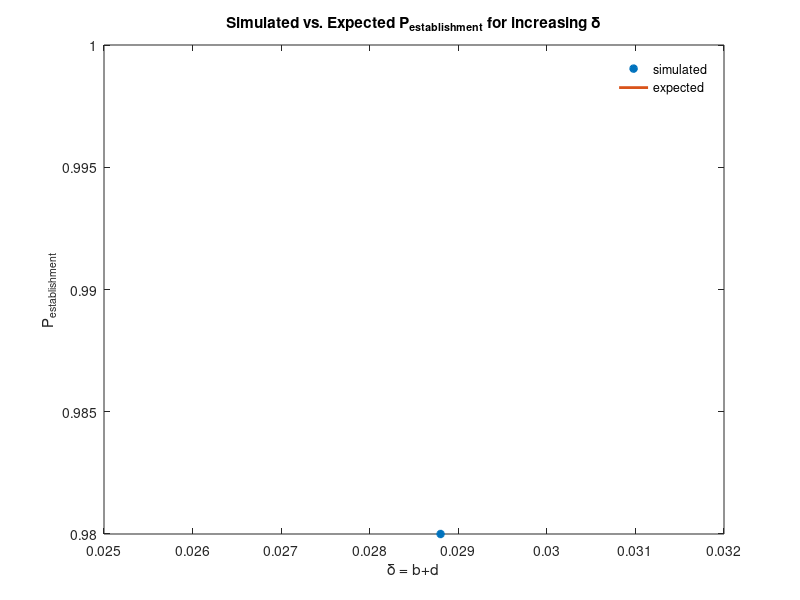
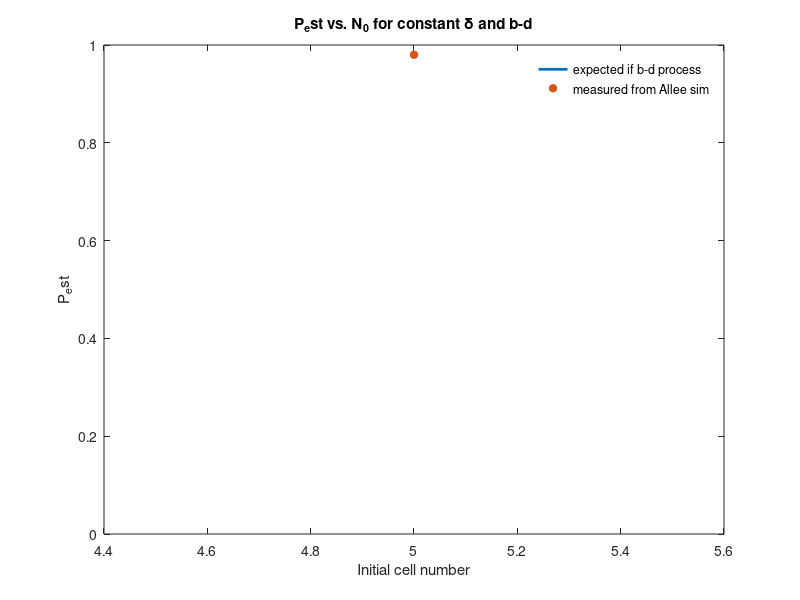
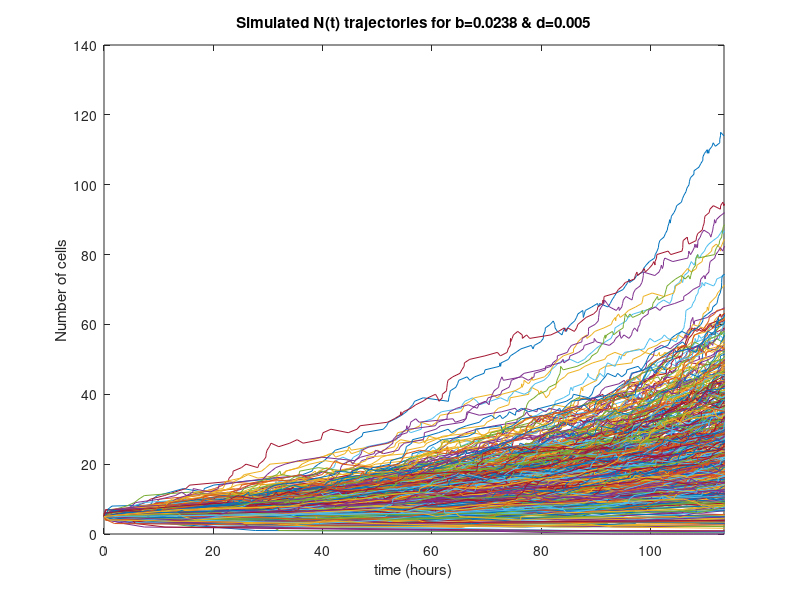
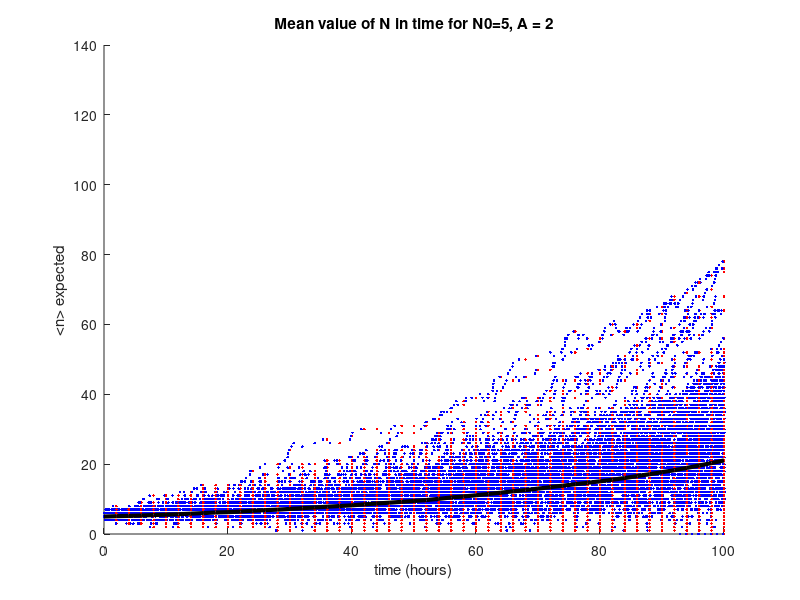

MATLAB code to generate these figures, in order: (Note: a time limit stopped this script after it produced the figures.)
% Moment- Approach fitting of stochastic birth-death-Allee process for small cell
% number data

% This code is first attempt to use moment-approach (so mean and
% variance)of N(t) trajectories to fit small cell number well data.

% We will start by simulating stochastic cell trajectories using a set b
% and d, and A , and see if we can use the following equations for <n(t)> and V(t)
% to perform parameter estimation in Bayesian framework
% For random birth death process we have:

%d<n>/dt=(b-d)<n>(1-A/<n>)


close all; clear all; clc

% Start by generating 20 n0=1 trajectories
% assume birth rate = 0.0238, death rate = 0.005
% Set up time and N counter
Ninit = [1 2 3 4 5 6 7];
Ninit = 5;
for i = 1:length(Ninit)
b = 0.0233 + .0005; % birth rate
d = 0.0045 + .0005; % death rate
delta= b+d;
A = 2;
%birth_n = b*N; % birth hazard function
%death_n = d*N; % death hazard function
num_samps = 500;
num_iters = 150;
take_offs = 0;
state = zeros(num_iters,num_samps);
tstate = zeros(num_iters,num_samps);
state(1,:) = Ninit(i); % at time 0, number of cells =N
tjump(1, :) = 0; % start at time 0
ct_extinct = 0;
for j = 1:num_samps

    N=Ninit(i);
    N0 = N;
    time(1)= 0;
for k = 2:num_iters
    birth_n = (b*N)-(b-d)*A; % birth 
    if birth_n <0
        birth_n = 0;
    end
    death_n = d*N; % death 
    if N==0
        N=0;
    else
        r = rand;
        if r< (birth_n)/(birth_n+death_n)
        N = N+1;
        end
        if r>= (birth_n)/(birth_n+death_n)
        N = N-1;
        end
    end
    state(k, j) = N;
    % set time step to be proportional
    r2=rand;
    tstep =-log(r2)/(birth_n + death_n);
    if tstep == Inf
        % make tstep same as previous?
        tstep = 1;
    end
    time = time + tstep;
    tstate(k,j) = time;
    
    % If N goes below 0, cells go extinct, N=0 throughout
    if N <= 0
       state(k:end,j) = 0;
    end
   
end
    
    thres = 0;
     if state(end,j) > thres
        take_offs= take_offs +1;
     end 
    ind(j) = state(end,j)>thres;


end
  P_takeoff(i)= take_offs/num_samps;
  P_tkoff_theor(i) = 1-((d/b).^Ninit(i));
  end

% find minimum time "measured"
tmin = min(tstate(end, :));

% add constant technical noise to data
sigmaT = 0; % guess that on average count is off by one quarter of a cell?
state = state+ round(normrnd(0, sigmaT,size(state)));
% eliminate those below 0
for j=1:size(state,1)
    for i = 1:size(state,2)
        if state(j,i)<0
            state(j,i)=0;
        end
    end
end
%% Plot P_est with simulated data vs expected value
figure;
plot(delta,P_takeoff, '*', 'LineWidth',2)
hold on
plot(delta, P_tkoff_theor,'-','LineWidth',2)
xlabel('\delta = b+d')
ylabel('P_{establishment}')
title('Simulated vs. Expected P_{establishment} for increasing \delta')
legend('simulated', 'expected')
legend boxoff


P_est_theor=1-((d/b).^Ninit);

figure;
plot(Ninit, P_est_theor,'-', 'LineWidth',2)
hold on
plot(Ninit,P_takeoff, '*', 'LineWidth',2)
xlabel('Initial cell number')
ylabel('P_est')
title('P_est vs. N_{0} for constant \delta and b-d')
legend('expected if b-d process', 'measured from Allee sim')
legend boxoff
ylim([0 1])
%% Plot simulated cell number trajectories out to minimum time reached
figure;
hold off
for j = 1:num_samps
plot(tstate(:,j), state(:,j))
hold on
end
xlim([0, tmin])
xlabel('time (hours)')
ylabel('Number of cells')
title(['Simulated N(t) trajectories for b=', num2str(b), ' & d=', num2str(d)])


%% UNIFORM SAMPLING from stochastic trajectories 
%Want to smooth by sampling from N at tsamp
tstart=0;
tint=2;

tsamp = tstart:tint:100+tstart;
for j = 1:num_samps
    tstoch = tstate(:,j);
    Nstoch = state(:,j);

for i = 1:length(tsamp)
    % find nearest tstate that is less that tsamp
    ind =find(tstoch<=tsamp(i),1,'last');
    tfind = tstoch(ind);
    Nsamp(i,j)=Nstoch(ind);
end

end
mu_data = mean(Nsamp,2);
figure;
hold on 
for j = 1:num_samps
plot(tsamp,Nsamp(:,j), 'r.');
hold on
plot(tstate(:,j), state(:,j),'b.');
end
plot(tsamp, mu_data, 'k-', 'LineWidth',3)
xlabel ('time (hours)')
ylabel('<n> expected')
xlim([0, tsamp(end)])
title('Mean value of N in time for N0=5, A = 2')
%% Expected values for Allee model
% need to change all ODEs
% tsamp =tsamp(5:end);
% mu_data = mean(Nsamp,2);
% n_2_data = mean((Nsamp.^2),2);
% n_3_data = mean((Nsamp.^3),2);
% n_4_data = mean((Nsamp.^4),2);
% var_data = n_2_data - ((mu_data).^2);
% var4_data = n_4_data - ((mu_data).^4);
% V0= var_data(5);
% N0 = mu_data(5);

V0=0;
C_init(1)=N0;
C_init(2)=N0.^2;
C_init(3) = V0;
C_init(4)= N0.^3;
C_init(5)= N0.^4;
C_init(6) = V0;


f = @(t,C) [((b-d)*C(1)-(b-d)*A); % dn/dt
             2*C(2).*(b-d) - (2*C(1).*(b-d)*A) + (C(1).*(b+d))-((b-d)*A);   % dn2/dt
            (2*C(2).*(b-d) - (2*C(1).*(b-d)*A) + (C(1).*(b+d))-((b-d)*A)-(2*C(1).*((b-d)*C(1)-(b-d)*A))); % dV/dt
            (3*C(4).*(b-d)) + (3*C(2).*(b+d)-3*C(2)*(b-d)*A) - (3*C(1).*(b-d)*A)-((b-d)*A);%dn3dt
            (4*C(5).*(b-d)) + (6*C(4).*(b+d))-(4*C(4)*(b-d)*A)+(4*C(2).*(b-d))-(6*C(2).*(b-d)*A)+ (C(1).*(b+d))+...
            (4*C(1).*(b-d)*A)-((b-d)*A); %dn4dt
            (4*C(5).*(b-d)) + (6*C(4).*(b+d))-(4*C(4).*(b-d)*A)+(4*C(2).*(b-d))-(6*C(2).*(b-d)*A)+ (C(1).*(b+d))+...
            (4*C(1).*(b-d)*A)-((b-d)*A)-(4.*((C(1)).^3)*(((b-d).*C(1)-(b-d)*A)))];

options1 = odeset('Refine',1);  
options = odeset(options1,'NonNegative',1:6);
[t,C]=ode45(f, tsamp,C_init, options);
mu_C= C(:,1);
n2_C= C(:,2);
v2_C=C(:,3);
n3_C = C(:,4);
n4_C = C(:,5);
v4_C=C(:,6);

%% Plot Sampled Data from Stochastic Simulations alongside expected values of mean and variance
mu_data = mean(Nsamp,2);
n_2_data = mean((Nsamp.^2),2);
n_3_data = mean((Nsamp.^3),2);
n_4_data = mean((Nsamp.^4),2);
var_data = n_2_data - ((mu_data).^2);
var4_data = n_4_data - ((mu_data).^4);
%var_data = (std(Nsamp,0,2).^2);

figure;
subplot(1,3,1)
plot(tsamp, mu_data(1:end), 'r*')
hold on
plot(tsamp, mu_C, 'k-', 'LineWidth',2)
xlabel('time (hours)')
ylabel('<n>')
title('Expected vs. simulated <n> Allee model')
legend('mean n simulated data', 'expected mean n')
legend boxoff

subplot(1,3,2)
plot(tsamp, n_2_data(1:end), 'g*')
hold on
plot(tsamp, n2_C, 'b.', 'LineWidth',2)
xlabel('time (hours)')
ylabel('<n2>')
title('Expected vs. simulated <n2>')
legend('<n2> in simulated data', 'expected <n2>')
legend boxoff

subplot(1,3,3)
plot(tsamp, var_data(1:end), 'm*')
hold on
plot(tsamp, v2_C, 'b.', 'LineWidth',2)
xlabel('time (hours)')
ylabel('Variance')
title('Expected vs.  simulated Variance')
legend('Variance in simulated data', 'expected Variance')
legend boxoff
%%
figure;
subplot(1,3,1)
plot(tsamp, n_3_data(1:end), 'm*')
hold on
plot(tsamp, n3_C, 'b-', 'LineWidth',2)
xlabel('time (hours)')
ylabel('<n3>')
title('Expected vs. simulated <n3>')
legend('<n3> in simulated data', 'expected <n3>')
legend boxoff

subplot(1,3,2)
plot(tsamp, n_4_data(1:end), 'g*')
hold on
plot(tsamp, n4_C, 'b-', 'LineWidth',2)
xlabel('time (hours)')
ylabel('<n4>')
title('Expected vs.  simulated <n4>')
legend('<n4> in simulated data', 'expected <n4>')
legend boxoff

subplot(1,3,3)
plot(tsamp, var4_data(1:end), 'r-')
hold on
plot(tsamp, v4_C, 'b-', 'LineWidth',1)
xlabel('time (hours)')
ylabel('Var4')
title('Expected vs.  simulated Var4')
legend('<n4> in simulated data', 'expected <n4>')
legend boxoff
%% Check your function

p = horzcat(b,d,A);
C= moments_Allee_ODE(p, N0, V0, tsamp);

figure;
plot(tsamp, C(:,6),'b-')
hold on
plot(tsamp, var4_data, 'g*')
xlabel('time (hours)')
ylabel('Variance')
title('Simulated fourth moment')
legend('fourth moment SSA fxn', 'fourth moment simulated data')
legend boxoff
%% Test mufxn
ttry=tsamp(4:end);
figure;
plot(tsamp, mu_data)
hold on
plot(ttry, mu_fxnA(p,ttry, N0))
title ('mu comparison')

figure;
plot(tsamp, var_data)
hold on
plot(ttry, V_fxnA(p, ttry,N0, V0))
title ('variance comparison')
figure;
plot(tsamp, var4_data)
hold on
plot(ttry, V4_fxnA(p,ttry,N0,V0))
title('variance 4 comparison')

%% Perform Bayesian parameter estimation
% Want to fit parameters b, d, A, and  both sigmas
t=tsamp(2:end); % only want to fit data after initial condition
N= length(t);
% For now, start by assuming sigma = 1 and fit for b and d


pfxform5 = @(pval)[1 1 1 1 1].*log(pval); %'forward' parameter transform into Reals
pfxform = @(pval)[1 1 1].*log(pval); %'forward' parameter transform into Reals
pbxform5 = @(phat)[1 1 1 1 1].*exp(phat); %'backward' parameter transform into model space
pbxform = @(phat)[1 1 1].*exp(phat); %'backward' parameter transform into model space
yfxform = @(y)log(y); % 'forward' transform for data and model output
ybxform = @(yhat)exp(yhat); % 'inverse' transform for data and model output

% Two observations to fit on, mu_data and var_data
% both use tsamp
modelfun_mu5= @(p)mu_fxnA(p(1:3),t, N0); % <n> for params p = b,d, & A
modelfun_V5= @(p)V_fxnA(p(1:3),t, N0, V0); % variance as a function of parameters
modelfun_mu= @(p)mu_fxnA(p,t, N0); % <n> for params p = b,d, & A
modelfun_V= @(p)V_fxnA(p,t, N0, V0); % variance as a function of parameters
var_in_mean5 =  @(p)(1/N).*(V_fxnA(p(1:3), t, N0, V0)) + (p(4).^2).*ones(length(t),1); % variance in mean
var_in_var5 = @(p)(1/N).*(V4_fxnA(p(1:3),t, N0, V0)-(((N-3)./(N-1)).*(V_fxnA(p(1:3), t, N0, V0).^2))) + ((p(5).^2).*ones(length(t),1));
var_in_mean =  @(p)(1/N).*(V_fxnA(p, t, N0, V0)); % variance in mean
var_in_var = @(p)(1/N).*(V4_fxnA(p,t, N0, V0)-(((N-3)./(N-1)).*(V_fxnA(p, t, N0, V0).^2)));
% Initial guess
bguess = b+.001;
dguess = d+.001;
Aguess = A+.5;

theta = [bguess,dguess, Aguess];

sig1 = 0.1;
sig2 =0.1;

theta5 = horzcat(theta, sig1, sig2);

% Don't fit on first time point because variance will be 0
v_data= var_data(2:end);
m_data = mu_data(2:end);
ydata = horzcat(m_data,v_data);
mudata = m_data;
vardata= v_data;
%% Redo log likelihood function not using log transforms!
p5 = horzcat(p, sig1, sig2);
%J5= @(phat)((0.5*sum((log(2*pi*var_in_mean5(pbxform5(phat)))) + (((yfxform(modelfun_mu5(pbxform5(phat))) - yfxform(mudata))./sqrt(var_in_mean5(pbxform5(phat)))).^2))) +...
 %(0.5*sum((log(2*pi*var_in_var5(pbxform5(phat)))) + (((yfxform(modelfun_V5(pbxform5(phat))) - yfxform(vardata))./sqrt(var_in_var5(pbxform5(phat)))).^2))));

Jnew = @(phat) (sum(((mudata-modelfun_mu5(pbxform5(phat))).^2)./(2.*sqrt(var_in_mean5(pbxform5(phat)))) + log(sqrt(var_in_mean5(pbxform5(phat)))) + 0.5*log(2*pi))+...
    sum(((vardata-modelfun_V5(pbxform5(phat))).^2)./(2.*sqrt(var_in_var5(pbxform5(phat)))) + log(sqrt(var_in_var5(pbxform5(phat)))) + 0.5*log(2*pi)));
J_t = @(phat) ((((mudata-modelfun_mu5(pbxform5(phat))).^2)./(2.*sqrt(var_in_mean5(pbxform5(phat)))) + log(sqrt(var_in_mean5(pbxform5(phat)))) + 0.5*log(2*pi))+...
    (((vardata-modelfun_V5(pbxform5(phat))).^2)./(2.*sqrt(var_in_var5(pbxform5(phat)))) + log(sqrt(var_in_var5(pbxform5(phat)))) + 0.5*log(2*pi)));

objfun_Jnew = @(phat)(Jnew(phat));
lb = [0 0 0 0.1 0.1];
ub = [ Inf Inf Inf Inf Inf];
[phatbest_Jnew,fval,exitflag] = fminsearchbnd(objfun_Jnew, pfxform5(theta5), pfxform5(lb), pfxform5(ub));% need a better way to search parameter space,i.e. montecarlo
negLLguessnew= objfun_Jnew(pfxform5(theta5))
negLLtruenew= objfun_Jnew(pfxform5(p5))
negLLfit= objfun_Jnew(phatbest_Jnew)
params_best_Jnew= pbxform5(phatbest_Jnew)

% look at it in time
negLLtruet=J_t(pfxform5(p5));
negLLguesst=J_t(pfxform5(theta5));
negLLfitt = J_t(phatbest_Jnew);
figure;
plot(t, negLLtruet,'*', 'LineWidth',2)
hold on
plot(t, negLLguesst, 'LineWidth',2)
plot(t, negLLfitt, 'LineWidth', 2)
xlabel ('time')
ylabel('contribution to negative LL')
title('Negative LL in time')
legend('true params', 'initial guess', 'fit param')

%% Redo without fitting for sigu and sig var


Jnew = @(phat) (sum(((mudata-modelfun_mu(pbxform(phat))).^2)./(2.*sqrt(var_in_mean(pbxform(phat)))) + log(sqrt(var_in_mean(pbxform(phat)))) + 0.5*log(2*pi))+...
    sum(((vardata-modelfun_V(pbxform(phat))).^2)./(2.*sqrt(var_in_var(pbxform(phat)))) + log(sqrt(var_in_var(pbxform(phat)))) + 0.5*log(2*pi)));
J_t = @(phat) ((((mudata-modelfun_mu(pbxform(phat))).^2)./(2.*sqrt(var_in_mean(pbxform(phat)))) + log(sqrt(var_in_mean(pbxform(phat)))) + 0.5*log(2*pi))+...
    (((vardata-modelfun_V(pbxform(phat))).^2)./(2.*sqrt(var_in_var(pbxform(phat)))) + log(sqrt(var_in_var(pbxform(phat)))) + 0.5*log(2*pi)));

objfun_Jnew = @(phat)(Jnew(phat));
lb = [0 0 0 ];
ub = [ Inf Inf Inf ];
[phatbest_Jnew,fval,exitflag] = fminsearchbnd(objfun_Jnew, pfxform(theta), pfxform(lb), pfxform(ub));% need a better way to search parameter space,i.e. montecarlo
negLLguessnew= objfun_Jnew(pfxform(theta))
negLLtruenew= objfun_Jnew(pfxform(p))
negLLfit= objfun_Jnew(phatbest_Jnew)
params_best_Jnew= pbxform(phatbest_Jnew)

% look at it in time
negLLtruet=J_t(pfxform(p));
negLLguesst=J_t(pfxform(theta));
negLLfitt = J_t(phatbest_Jnew);
figure;
plot(t, negLLtruet,'*', 'LineWidth',2)
hold on
plot(t, negLLguesst, 'LineWidth',2)
plot(t, negLLfitt, 'LineWidth', 2)
xlabel ('time')
ylabel('contribution to negative LL')
title('Negative LL in time')
legend('true params', 'initial guess', 'fit param')

mu_fitJst = mu_fxnA(params_best_Jnew,t, N0);
V_fitJst= V_fxnA(params_best_Jnew,t,N0, V0);

figure;
subplot(1,2,1)
plot(tsamp, mu_data, 'r*')
hold on
plot(t, mu_fitJst, 'b--', 'LineWidth',3)
plot(tsamp, mu_C, 'k-', 'LineWidth',2)
xlabel('time (hours)')
ylabel('<n>')
title('Bayes fit mean')
legend('data', 'fit', 'expected')
legend boxoff


subplot(1,2,2)
plot(tsamp, var_data, 'g*')
hold on
plot(t, V_fitJst, 'b--', 'LineWidth',3)
plot(tsamp, v2_C, 'k-', 'LineWidth',2)
xlabel('time (hours)')
ylabel('Variance')
title('Bayes fit variance')
legend('data', 'fit', 'expected')
legend boxoff


%% Troubleshoot by looking at negLL in time
J_t= @(phat)((0.5*((log(2*pi*var_in_mean(pbxform(phat)))) + (((yfxform(modelfun_mu(pbxform(phat))) - yfxform(mudata))./sqrt(var_in_mean(pbxform(phat)))).^2))) +...
 (0.5*((log(2*pi*var_in_var(pbxform(phat)))) + (((yfxform(modelfun_V(pbxform(phat))) - yfxform(vardata))./sqrt(var_in_var(pbxform(phat)))).^2))));
% using 4th order variance in data
% J_t= @(phat)((0.5*((log(2*pi*var_in_mean(pbxform(phat)))) + (((yfxform(modelfun_mu(pbxform(phat))) - yfxform(mudata))./sqrt(var_in_mean(pbxform(phat)))).^2))) +...
%  (0.5*((log(2*pi*var_in_var_data)) + (((yfxform(modelfun_V(pbxform(phat))) - yfxform(vardata))./sqrt(var_in_var_data)).^2))));
negLLtruet=J_t(pfxform(p));
negLLguesst=J_t(pfxform(theta));
negLLfind = J_t(phatbest_Jsigt);
figure;
plot(t, negLLtruet,'*', 'LineWidth',2)
hold on
plot(t, negLLguesst, 'LineWidth',2)
plot(t, negLLfind, 'LineWidth', 2)
xlabel ('time')
ylabel('contribution to negative LL')
title('Negative LL in time')
legend('true params', 'initial guess', 'fit param')
%% Redo MCMC Search algorithm
% 1. Uniformly sample domain and calculate negLL at each point
% 2. Take lowest negLL as initial guess 
% 3. Random walk to search for better neg LL

% set domain of b, d, and A
bvec = [ 0: 0.005: 0.05];
dvec = [ 0: 0.001: 0.01];
Avec = [ 0: 1:10];

% make a 3D mesh
[B,D,A] = meshgrid(bvec, dvec, Avec); % 3D grid of parameters
Bflat = reshape(B,1,[]); % vector of bs
Dflat = reshape(D,1,[]); % vector of ds
Aflat = reshape(A,1, []); % vector of As

% run loop through vector of parameters and calculate negLL

for j = 1:length(Bflat)
    % set params
    pguess(j,1:3) = horzcat(Bflat(j),Dflat(j),Aflat(j));
    negLL(j)= objfun_Jnew(pfxform(pguess(j,1:3)));
    pguess(j,4) = negLL(j);   
end

NEGLL = reshape(negLL, size(A));
[Jinit,imin] = min(pguess(:,4));
pinit = pguess(imin,1:3)

figure;
hold off;
surf(bvec,dvec,NEGLL(:,:,3));
hold on
plot3(pinit(1), pinit(2), Jinit, 'r*', 'LineWidth',8)
xlabel( 'b')
ylabel('d')
zlabel('negLL')
title('Initial parameter space search')



%%  Write Markov-Chain Monte Carlo Search Algorithm


J_true= objfun_Jnew( pfxform(p));
J_curr = Jinit; % set current negLL value to inital value to initialize
count_accepted = 0; % start with no changes accepted

% Initialize a vector to store b and d params in
nruns = 10000;
store_params = zeros(nruns, 5); % store J, b,  d, sigu, and sig vfor each run

% Outside the loop: initialize temperature and iterations
T0= 20;
k = 1:1:nruns;
T= T0*exp(-4*k./(nruns)); % sets up gradual cooling

 prob_test= exp((J_curr-J_true)./T(1))

% check that temperature annealing is working
figure;
hold off
set(gca,'LineWidth',1.5,'FontSize',12);
plot(k, T, 'LineWidth', 3)
xlabel('Markov step')
ylabel('Temperature')
title('Temperature Annealing')

bstep = 0.001; % step size for searching birth param
dstep = 0.0002; % step size for searchign death param
Astep = 0.2;
% sigustep = 0.005;
% sigvstep = 0.005;
% set initial guess as b1 and d1
b1=pinit(1);
d1=pinit(2);
A1= pinit(3);
% sigu1= theta5(4);
% sigv1 = theta5(5);
store_acc_params = [];
store_acc_params(1,1) = Jinit;
store_acc_params(1,2) = b1;
store_acc_params(1,3) = d1;
store_acc_params(1,4) = A1;
%%
theta1 = pinit;
for k = 1:nruns
    r = rand;
    % set up to only change one parameter at a time, use rand to choose the
    % parameter to update
    if r<0.33
        % update b
        b2 = b1 + bstep*(2*rand-1);
        d2 = d1;
        A2 = A1;
    end
    if r>0.33 && r<0.67
        % update d
        d2 = d1 + dstep*(2*rand-1);
        b2 = b1;
        A2 = A1;
    end
    if r>0.67
        % update A
        A2 = A1 + Astep*(2*rand-1);
        b2 = b1;
        d2 = d1;
    end
    
%     b2 = b1 + bstep*(2*rand-1);
%     d2 = d1 + dstep*(2*rand-1);
%     A2 = A1 + Astep*(2*rand-1);

    
% Constrain search region to domain
    if b2<0 
        b2=0;
    end
    if b2>.05
        b2 = .05;
    end
    if d2<0
        d2=0;
    end
    if d2>.01
        d2 = .01;
    end
    if A2<0
        A2=0;
    end
    if A2>10
        A2 = 10;
    end
    
    % find the neg LL of the new params
    theta2 = horzcat(b2,d2,A2);
    J_new = objfun_Jnew( pfxform(theta2));
    % store the  negLL and searched parameters
    store_params(k,1) = J_new;
    store_params(k,2) =b2;
    store_params(k,3) = d2;
    store_params(k,4)=A2;
%     store_params(k,5) = sigu2;
%     store_params(k,6) = sigv2;
    
    prob(k) = exp((J_curr-J_new)./T(k));
    % if Jcurr > Jnew, Jnew is better--the numerator in the exponent is positive &
    % prob>1--> change will always be accepted
    % if Jcurr < Jnew, numerator is negative, & prob <1 --> chance change
    % will be accepted
    
    if rand < prob(k) % if true, accept the change!
        b1 = b2;
        d1 = d2;
        A1 = A2;
%         sigu1= sigu2;
%         sigv1 = sigv2;
        theta1 = theta2;
        J_curr = J_new;
        count_accepted = count_accepted +1;
        % decrease search step size
        if r<0.33
            % update b step
            bstep = 0.999*bstep;
        end
        if r>0.33 && r<0.67
            % update d step
             dstep = 0.999*dstep;
        end
        if r>0.67
            % update A
              Astep = 0.999*Astep;
        end

        params(1,1) = J_curr;
        params(1,2)= b1;
        params(1,3)= d1;
        params(1,4)= A1;
        store_acc_params= vertcat(store_acc_params, params);
    else
        % increase search step size
        if r<0.33
            % update b step
            bstep = 1.001*bstep;
        end
        if r>0.33 && r<0.67
            % update d step
             dstep = 1.001*dstep;
        end
        if r>0.67
            % update A
              Astep = 1.001*Astep;
        end

    end
       
end
%%
params_best_MC = store_acc_params(end,2:4)
[lowest_LL,ind] = min(store_acc_params(:,1));
lowestLLparams = store_acc_params(ind, 2:4)
diff_trueMC= params_best_MC(1:3) - p;
diff_trueML=lowestLLparams-p;
pct_error(:) = 100*(abs(diff_trueMC(1:3))./p)
pct_errorML(:) = 100*(abs(diff_trueML(1:3))./p)
negLLMC = J_t(pfxform(params_best_MC));
figure;
plot(t, negLLtruet, 'LineWidth',2)
hold on
plot(t, negLLfitt, 'LineWidth',2)
plot(t, negLLMC, 'LineWidth', 2)
xlabel ('time')
ylabel('contribution to negative LL')
title('Negative LL in time')
legend('true params', 'fminsearch', 'MC fit Params')
%%

figure;
plot(0:1:count_accepted, store_acc_params(:,1))
xlabel('iterations')
ylabel('negLL')
title('negLL')

 figure;
 plot(0:1:count_accepted, store_acc_params(:,2), 'g.')
 hold on
 plot(0:1:count_accepted, store_acc_params(:,3), 'b.')
 %plot(1:1:nruns, store_acc_params(:,4), 'r.')
%  plot(1:1:nruns, store_acc_params(:,4),'r.')
%   plot(1:1:nruns, store_acc_params(:,5),'m.')
 legend( 'birth rates', 'death rates')
 xlabel('iterations')
 ylabel('rate')
 title('Accepted birth, death, and A parameters')
 
 figure;
 plot(0:1:count_accepted, store_acc_params(:,4), 'r.')
%  plot(1:1:nruns, store_acc_params(:,4),'r.')
%   plot(1:1:nruns, store_acc_params(:,5),'m.')
 legend('A')
 xlabel('iterations')
 ylabel('rate')
 title('Accepted A parameters')
 
 figure;
 plot(1:1:nruns, store_params(:,2), 'g.')
 hold on
 plot(1:1:nruns, store_params(:,3), 'b.')
 %plot(1:1:nruns, store_params(:,4), 'r.')
%  plot(1:1:nruns, store_params(:,4), 'r.')
%   plot(1:1:nruns, store_params(:,5), 'm.')
 legend( 'birth rates', 'death rates', 'A','\sigma\mu', '\sigmavar')
 xlabel('iterations')
 ylabel('rate')
 title('Explored birth, death, and A parameters')
 
 figure;
 plot(1:1:nruns, prob, 'r.')
 ylim([0 1])
%%
figure;
subplot(1,3,1)
hist(store_acc_params(:,2))
ylabel('frequency')
xlabel('b')
subplot(1,3,2)
hist(store_acc_params(:,3))
ylabel('frequency')
xlabel('d')
subplot(1,3,3)
hist(store_acc_params(:,4))
ylabel('frequency')
xlabel('A')
% subplot(1,5,4)
% hist(store_acc_params(:,5))
% ylabel('frequency')
% xlabel('\sigmamu')
% subplot(1,5,5)
% hist(store_acc_params(:,6))
% ylabel('frequency')
% xlabel('\sigmavar')
%%

% Plots of two parameters colored by likelihood
likelihoodval = exp(-store_acc_params(:,1));
likelihoodvalall = exp(-store_params(:,1));
pointsize = 30;
figure;
scatter(store_acc_params(:,2), store_acc_params(:,3), pointsize, likelihoodval,'filled');
colorbar
xlabel('b')
%xlim([ b-.005 b + .005])
%ylim([0 d+.005])
ylabel('d')
title(' b versus d colored by likelihood for accepted parameters')

figure;
scatter(store_acc_params(:,2), store_acc_params(:,4), pointsize, likelihoodval,'filled');
colorbar
xlabel('b')
%xlim([ b-.005 b + .005])
%ylim([0 d+.005])
ylabel('A')
title(' b versus A colored by likelihood for accepted parameters')

figure;
scatter(store_acc_params(:,3), store_acc_params(:,4), pointsize, likelihoodval,'filled');
colorbar
xlabel('d')
%xlim([ b-.005 b + .005])
%ylim([0 d+.005])
ylabel('A')
title(' d versus A colored by likelihood for accepted parameters')

%% Try to make 3D plot colored by likelihood

figure;
scatter3(store_acc_params(:,2),store_acc_params(:,3), store_acc_params(:,4), pointsize, likelihoodval,'filled')
xlabel ('b')
ylabel('d')
zlabel('A')
figure;
scatter3(store_params(:,2),store_params(:,3), store_params(:,4), pointsize, likelihoodvalall,'filled')
xlabel ('b')
ylabel('d')
zlabel('A')
%%

std_dev = std(store_acc_params(:, 2:end))
credible_interval = prctile(store_acc_params(:, 2:end),[ 2.5, 97.5])

CI(1,:)= params_best_MC - 1.96*std_dev;
CI(2,:) = params_best_MC + 1.96*std_dev;
figure;
subplot(1,3,1)
plot(store_acc_params(:,2), likelihoodval,'ro')
hold on
xlabel ('b')
ylabel('likelihood')
title (['b=',num2str(round(params_best_MC(1), 4)),' +/- ', num2str(round(1.96*std_dev(1),4))])
subplot(1,3,2)
plot(store_acc_params(:,3), likelihoodval,'bo')
xlabel ('d')
ylabel('likelihood')
title (['d=',num2str(round(params_best_MC(2), 4)),' +/- ', num2str(round(1.96*std_dev(2),4))])
subplot(1,3,3)
plot(store_acc_params(:,4), likelihoodval,'go')
xlabel ('A')
ylabel('likelihood')
title (['A=',num2str(round(params_best_MC(3), 4)),' +/- ', num2str(round(1.96*std_dev(3),4))])

%%

std_dev = std(store_acc_params(:, 2:end))
